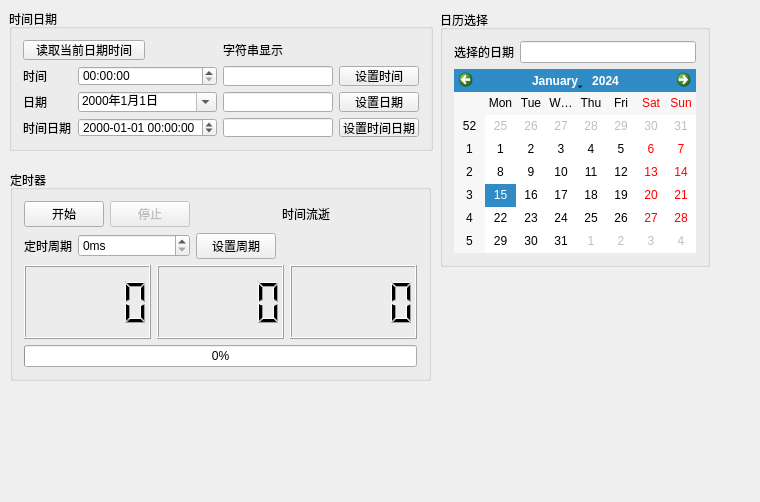
<?xml version="1.0" encoding="UTF-8"?>
<ui version="4.0">
 <class>Widget</class>
 <widget class="QWidget" name="Widget">
  <property name="geometry">
   <rect>
    <x>0</x>
    <y>0</y>
    <width>760</width>
    <height>502</height>
   </rect>
  </property>
  <property name="windowTitle">
   <string>日期时间，定时器</string>
  </property>
  <widget class="QGroupBox" name="groupBox">
   <property name="geometry">
    <rect>
     <x>9</x>
     <y>9</y>
     <width>424</width>
     <height>142</height>
    </rect>
   </property>
   <property name="title">
    <string>时间日期</string>
   </property>
   <layout class="QGridLayout" name="gridLayout">
    <item row="0" column="0" colspan="2">
     <widget class="QPushButton" name="btnGetDateTime">
      <property name="text">
       <string>读取当前日期时间</string>
      </property>
     </widget>
    </item>
    <item row="1" column="0">
     <widget class="QLabel" name="label_2">
      <property name="text">
       <string>时间</string>
      </property>
     </widget>
    </item>
    <item row="1" column="1" colspan="2">
     <widget class="QTimeEdit" name="timeEdit">
      <property name="displayFormat">
       <string>HH:mm:ss</string>
      </property>
      <property name="calendarPopup">
       <bool>true</bool>
      </property>
     </widget>
    </item>
    <item row="1" column="3">
     <widget class="QLineEdit" name="leTime"/>
    </item>
    <item row="1" column="4">
     <widget class="QPushButton" name="btnSetTime">
      <property name="text">
       <string>设置时间</string>
      </property>
     </widget>
    </item>
    <item row="2" column="0">
     <widget class="QLabel" name="label_3">
      <property name="text">
       <string>日期</string>
      </property>
     </widget>
    </item>
    <item row="2" column="1" colspan="2">
     <widget class="QDateEdit" name="dateEdit">
      <property name="displayFormat">
       <string>yyyy年M月d日</string>
      </property>
      <property name="calendarPopup">
       <bool>true</bool>
      </property>
     </widget>
    </item>
    <item row="2" column="3">
     <widget class="QLineEdit" name="leDate"/>
    </item>
    <item row="2" column="4">
     <widget class="QPushButton" name="btnDate">
      <property name="text">
       <string>设置日期</string>
      </property>
     </widget>
    </item>
    <item row="3" column="0">
     <widget class="QLabel" name="label_4">
      <property name="text">
       <string>时间日期</string>
      </property>
     </widget>
    </item>
    <item row="3" column="1" colspan="2">
     <widget class="QDateTimeEdit" name="dateTimeEdit">
      <property name="displayFormat">
       <string>yyyy-MM-dd HH:mm:ss</string>
      </property>
      <property name="calendarPopup">
       <bool>false</bool>
      </property>
     </widget>
    </item>
    <item row="3" column="3">
     <widget class="QLineEdit" name="leTimeDate"/>
    </item>
    <item row="3" column="4">
     <widget class="QPushButton" name="btnSetTimeDate">
      <property name="text">
       <string>设置时间日期</string>
      </property>
     </widget>
    </item>
    <item row="0" column="3">
     <widget class="QLabel" name="label">
      <property name="text">
       <string>字符串显示       </string>
      </property>
     </widget>
    </item>
   </layout>
  </widget>
  <widget class="QGroupBox" name="groupBox_2">
   <property name="geometry">
    <rect>
     <x>440</x>
     <y>10</y>
     <width>270</width>
     <height>257</height>
    </rect>
   </property>
   <property name="title">
    <string>日历选择</string>
   </property>
   <layout class="QGridLayout" name="gridLayout_5">
    <item row="0" column="0">
     <layout class="QGridLayout" name="gridLayout_4">
      <item row="0" column="0">
       <widget class="QLabel" name="label_5">
        <property name="text">
         <string>选择的日期</string>
        </property>
       </widget>
      </item>
      <item row="0" column="1">
       <widget class="QLineEdit" name="editCalendar"/>
      </item>
      <item row="1" column="0" colspan="2">
       <widget class="QCalendarWidget" name="calendarWidget"/>
      </item>
     </layout>
    </item>
   </layout>
  </widget>
  <widget class="QGroupBox" name="groupBox_3">
   <property name="geometry">
    <rect>
     <x>10</x>
     <y>170</y>
     <width>421</width>
     <height>211</height>
    </rect>
   </property>
   <property name="title">
    <string>定时器</string>
   </property>
   <layout class="QGridLayout" name="gridLayout_3">
    <item row="0" column="0">
     <layout class="QGridLayout" name="gridLayout_2">
      <item row="0" column="0" colspan="2">
       <widget class="QPushButton" name="btnStart">
        <property name="text">
         <string>开始</string>
        </property>
       </widget>
      </item>
      <item row="0" column="4">
       <widget class="QLabel" name="label_6">
        <property name="text">
         <string>时间流逝</string>
        </property>
       </widget>
      </item>
      <item row="1" column="0">
       <widget class="QLabel" name="label_7">
        <property name="text">
         <string>定时周期</string>
        </property>
       </widget>
      </item>
      <item row="1" column="1" colspan="2">
       <widget class="QSpinBox" name="spinBox">
        <property name="suffix">
         <string>ms</string>
        </property>
        <property name="maximum">
         <number>1000</number>
        </property>
       </widget>
      </item>
      <item row="1" column="3">
       <widget class="QPushButton" name="btnSetIntv">
        <property name="text">
         <string>设置周期</string>
        </property>
       </widget>
      </item>
      <item row="1" column="4">
       <spacer name="horizontalSpacer">
        <property name="orientation">
         <enum>Qt::Horizontal</enum>
        </property>
        <property name="sizeHint" stdset="0">
         <size>
          <width>40</width>
          <height>20</height>
         </size>
        </property>
       </spacer>
      </item>
      <item row="0" column="2">
       <widget class="QPushButton" name="btnStop">
        <property name="enabled">
         <bool>false</bool>
        </property>
        <property name="text">
         <string>停止</string>
        </property>
        <property name="checkable">
         <bool>false</bool>
        </property>
        <property name="default">
         <bool>false</bool>
        </property>
       </widget>
      </item>
     </layout>
    </item>
    <item row="1" column="0">
     <layout class="QHBoxLayout" name="horizontalLayout">
      <item>
       <widget class="QLCDNumber" name="LCDHour"/>
      </item>
      <item>
       <widget class="QLCDNumber" name="LCDMin"/>
      </item>
      <item>
       <widget class="QLCDNumber" name="LCDSec"/>
      </item>
     </layout>
    </item>
    <item row="2" column="0">
     <widget class="QProgressBar" name="progressBar">
      <property name="value">
       <number>0</number>
      </property>
     </widget>
    </item>
   </layout>
  </widget>
 </widget>
 <layoutdefault spacing="6" margin="11"/>
 <resources/>
 <connections/>
</ui>
